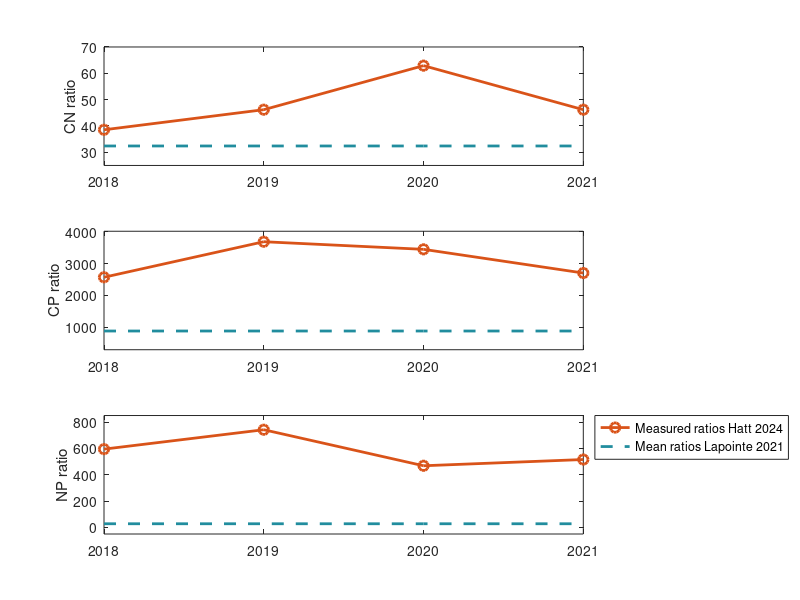

Reproduce this figure in MATLAB.
Hatt_Lapointe_CNP = [32.4	886 	27.8]; 


Hatt_measured_CNP = [2018	38.54545454545455	2569.53642384106	594.7368421052632;
2019	46.18181818181819	3682.119205298013	742.1052631578948;
2020	62.909090909090914	3443.708609271523	468.42105263157896;
2021	46.18181818181819	2701.9867549668875	515.7894736842105]; 

years = Hatt_measured_CNP(:,1);
CN_measured = Hatt_measured_CNP(:,2);
CP_measured = Hatt_measured_CNP(:,3);
NP_measured = Hatt_measured_CNP(:,4);

% Replicate Hatt_Lapointe_CNP for plotting across the years
CN_ref = repmat(Hatt_Lapointe_CNP(1), size(years));
CP_ref = repmat(Hatt_Lapointe_CNP(2), size(years));
NP_ref = repmat(Hatt_Lapointe_CNP(3), size(years));

% Plot
figure;
subplot(3,1,1);
plot(years, CN_measured, 'o-', 'MarkerSize', 7,...
    'LineWidth', 2, 'Color', [  0.8510    0.3255    0.0980]); 
hold on;
plot(years, CN_ref, '--' , 'LineWidth', 2, 'Color', [0.1294    0.5529    0.6196]);
xticks(years);  % set x-axis ticks to the exact years

ylabel('CN ratio');
ax = gca;  % Find the axes inside the figure
x_limits = xlim(ax);
y_limits = ylim(ax);

xlim(x_limits);
ylim([y_limits(1)- 5  y_limits(2) + 5 ]) ;



subplot(3,1,2);
plot(years, CP_measured, 'o-', 'MarkerSize', 7,...
    'LineWidth', 2, 'Color', [  0.8510    0.3255    0.0980]); 
hold on;
plot(years, CP_ref, '--' , 'LineWidth', 2, 'Color', [0.1294    0.5529    0.6196]);
xticks(years);  % set x-axis ticks to the exact years

ylabel('CP ratio');
ax = gca;  % Find the axes inside the figure
x_limits = xlim(ax);
y_limits = ylim(ax);

xlim(x_limits);
ylim([y_limits(1)- 200  y_limits(2) + 10 ]) ;

subplot(3,1,3);
plot(years, NP_measured, 'o-', 'MarkerSize', 7,...
    'LineWidth', 2, 'Color', [  0.8510    0.3255    0.0980]); 
hold on;
plot(years, NP_ref, '--' , 'LineWidth', 2, 'Color', [0.1294    0.5529    0.6196]);
xticks(years);  % set x-axis ticks to the exact years
ylabel('NP ratio');
ax = gca;  % Find the axes inside the figure
x_limits = xlim(ax);
y_limits = ylim(ax);

xlim(x_limits);
ylim([y_limits(1)- 50  y_limits(2) + 50 ]) ;

legend('Measured ratios Hatt 2024', 'Mean ratios Lapointe 2021', 'Location', 'bestOutside'); 